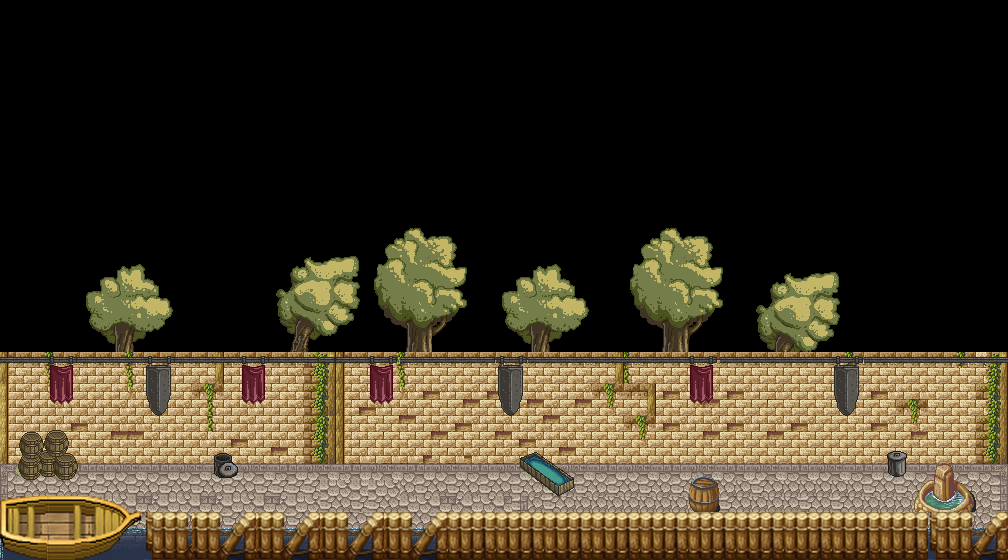

A level layout from a 2D game, rendered from its tile map. Below: a short description, then the map file with tile-grid data replaced by summaries:
An orthogonal 63x35 tile map with 16x16 px tiles, 4 tile layers (6, 1, 2, 3), 4 tilesets and 8 objects (6x wall, cam, hero).

<map version="1.9" tiledversion="1.9.0" orientation="orthogonal" renderorder="right-down" width="63" height="35" tilewidth="16" tileheight="16" infinite="0" nextlayerid="12" nextobjectid="43">
 <tileset firstgid="1" source="../hyptosis_tile-art-batch-1.tsx" />
 <tileset firstgid="3601" source="../225835_hyptosis_tile-art-batch-1.tsx" />
 <tileset firstgid="7201" source="../hyptosis_til-art-batch-2.tsx" />
 <tileset firstgid="10801" source="../pngfind.com-rpg-maker-png-4138524.tsx" />
 <objectgroup id="8" name="obj" offsetx="5.125" offsety="5.79167">
  <properties>
   <property name="BodyType" value="StaticBody" />
   <property name="gravityScale" type="float" value="1" />
   <property name="restitution" type="float" value="0" />
  </properties>
  <object id="21" name="wall" x="124.917" y="508.5" width="555.833" height="9.41663">
   <properties>
    <property name="BodyType" value="StaticBody" />
    <property name="gravityScale" type="float" value="1" />
    <property name="restitution" type="float" value="0" />
   </properties>
  </object>
  <object id="23" name="wall" x="680.25" y="477.583" width="42.0833" height="45.6667">
   <properties>
    <property name="BodyType" value="StaticBody" />
    <property name="gravityScale" type="float" value="1" />
    <property name="restitution" type="float" value="0" />
   </properties>
  </object>
  <object id="24" name="wall" x="907" y="457.917" width="71.6667" height="74">
   <properties>
    <property name="BodyType" value="StaticBody" />
    <property name="gravityScale" type="float" value="1" />
    <property name="restitution" type="float" value="0" />
   </properties>
  </object>
  <object id="35" name="wall" x="0" y="2" width="8.33333" height="553">
   <properties>
    <property name="BodyType" value="StaticBody" />
    <property name="gravityScale" type="float" value="1" />
    <property name="restitution" type="float" value="0" />
   </properties>
  </object>
  <object id="41" name="wall" x="717" y="498.83" width="191.5" height="14.5833">
   <properties>
    <property name="BodyType" value="StaticBody" />
    <property name="gravityScale" type="float" value="1" />
    <property name="restitution" type="float" value="0" />
   </properties>
  </object>
  <object id="42" name="wall" x="8.58333" y="522.292" width="112.833" height="11.25">
   <properties>
    <property name="BodyType" value="StaticBody" />
    <property name="gravityScale" type="float" value="1" />
    <property name="restitution" type="float" value="0" />
   </properties>
  </object>
 </objectgroup>
 <layer id="7" name="6" width="63" height="35">
  <data>[2205 cells, 223 non-empty, 134 distinct tile ids]</data>
 </layer>
 <layer id="1" name="1" width="63" height="35">
  <data>[2205 cells, 819 non-empty, 80 distinct tile ids]</data>
 </layer>
 <layer id="2" name="2" width="63" height="35">
  <data>[2205 cells, 154 non-empty, 85 distinct tile ids]</data>
 </layer>
 <layer id="3" name="3" width="63" height="35">
  <data>[2205 cells, 253 non-empty, 101 distinct tile ids]</data>
 </layer>
 <objectgroup id="10" name="setting" offsetx="7.9849" offsety="3.48467">
  <object id="31" name="cam" x="491" y="265">
   <point />
  </object>
  <object id="40" name="hero" x="15" y="480" width="5" height="5">
   <properties>
    <property name="BodyType" value="DynamicBody" />
    <property name="gravityScale" type="float" value="1" />
    <property name="restitution" type="float" value="0.3" />
   </properties>
  </object>
 </objectgroup>
</map>
